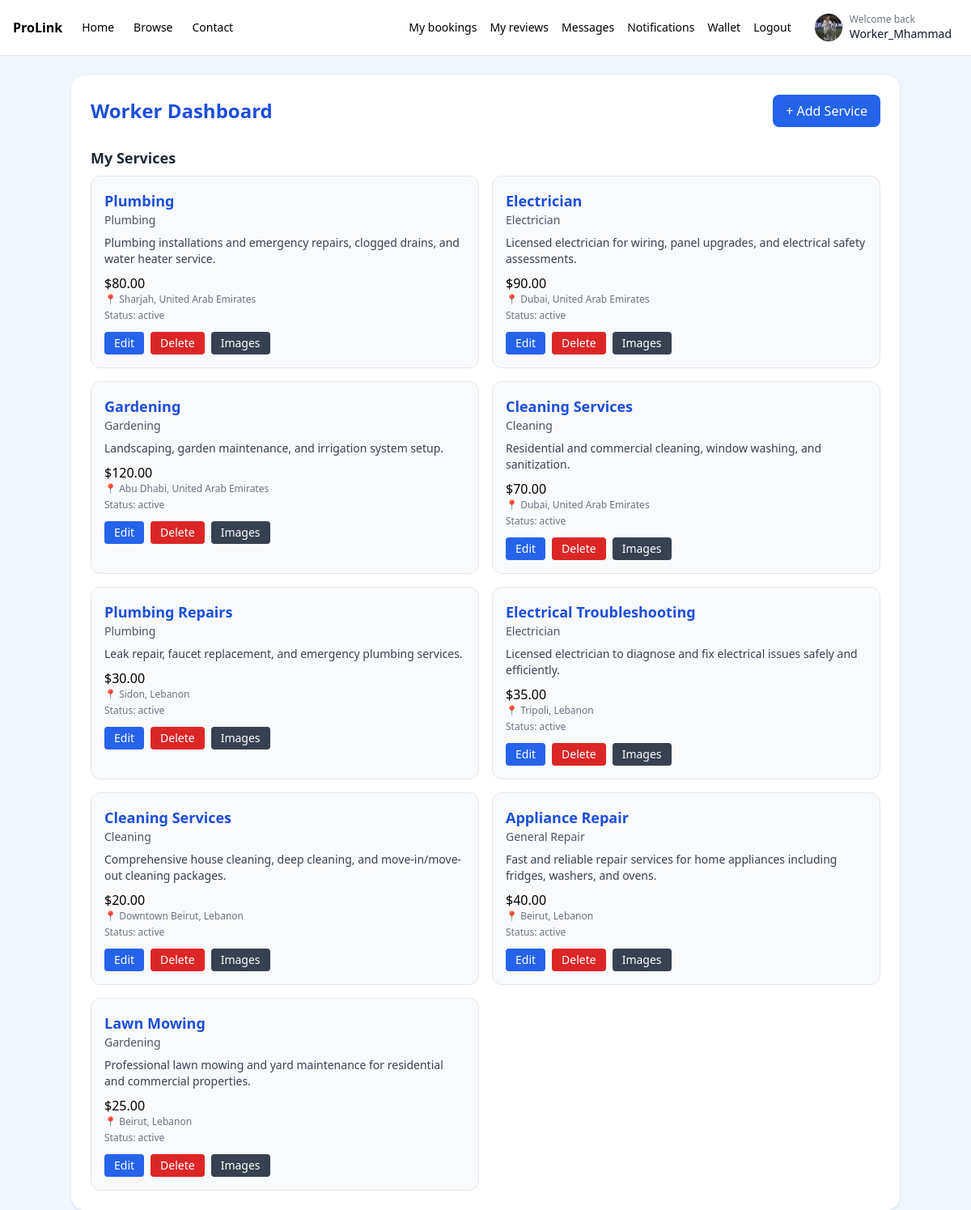
The page /dashboard/worker-dashboard.php (signed in) on the database its author committed.
### tables this page shows
CREATE TABLE `workers` (
  `worker_id` int(11) NOT NULL,
  `full_name` varchar(100) NOT NULL,
  `email` varchar(100) NOT NULL,
  `password` varchar(255) NOT NULL,
  `phone` varchar(20) DEFAULT NULL,
  `skill_category` varchar(100) DEFAULT NULL,
  `hourly_rate` decimal(10,2) DEFAULT NULL,
  `bio` text DEFAULT NULL,
  `rating` float DEFAULT 0,
  `created_at` timestamp NOT NULL DEFAULT current_timestamp(),
  `status` enum('active','inactive') DEFAULT 'active',
  `profile_image` varchar(255) DEFAULT NULL
);

CREATE TABLE `services` (
  `service_id` int(11) NOT NULL,
  `worker_id` int(11) NOT NULL,
  `title` varchar(150) NOT NULL,
  `description` text NOT NULL,
  `category` varchar(100) NOT NULL,
  `price` decimal(10,2) NOT NULL,
  `location` varchar(150) DEFAULT NULL,
  `status` enum('active','inactive') DEFAULT 'active',
  `created_at` timestamp NOT NULL DEFAULT current_timestamp()
);

### Lib/config.php (called while the page is built, shortened)
<?php
function url(string $path = ''): string {
  $path = '/' . ltrim($path, '/');
  $full = rtrim(BASE_URL, '/') . $path;
  return preg_replace('~(?<!:)//+~', '/', $full);
}

### dashboard/worker-dashboard.php (the view, shortened to what this page needs)
<?php
require_once __DIR__ . '/../Lib/config.php';
$worker_id = (int)($_SESSION['worker_id'] ?? 0);
$services = $conn->prepare("SELECT service_id, title, category, description, price, location, status FROM services WHERE worker_id=? ORDER BY created_at DESC");
$services->bind_param('i', $worker_id);
$services->execute();
$svcRows = $services->get_result();
?>
<!doctype html>
<html lang="en">
<head>
  <script src="https://cdn.tailwindcss.com"></script>
</head>
<body class="bg-blue-50 min-h-screen">
<?php require_once __DIR__ . '/../partials/navbar.php'; ?>
<div class="max-w-5xl mx-auto mt-6 bg-white rounded-2xl shadow p-6">
  <div class="flex items-center justify-between">
    <h1 class="text-2xl font-bold text-blue-700">Worker Dashboard</h1>
    <a href="<?= url('/worker/add-service.php') ?>" class="px-4 py-2 bg-blue-600 text-white rounded-lg">+ Add Service</a>
  </div>
  <h2 class="mt-6 mb-2 text-lg font-semibold text-gray-800">My Services</h2>
  <?php if ($svcRows->num_rows > 0): ?>
    <div class="grid md:grid-cols-2 gap-4">
      <?php while ($s = $svcRows->fetch_assoc()): ?>
        <div class="border border-gray-200 rounded-xl p-4 bg-gray-50">
          <a href="<?= url('/service.php?id=' . $s['service_id']) ?>" class="text-lg font-semibold text-blue-700 hover:underline">
            <?= htmlspecialchars($s['title']) ?>
          </a>
          <p class="text-sm text-gray-600"><?= htmlspecialchars($s['category']) ?></p>
          <p class="mt-2 text-sm text-gray-700"><?= htmlspecialchars($s['description']) ?></p>
          <p class="mt-2 font-medium">$<?= htmlspecialchars($s['price']) ?></p>
          <p class="text-xs text-gray-500">📍 <?= htmlspecialchars($s['location'] ?: 'Not specified') ?></p>
          <p class="text-xs text-gray-500 mt-1">Status: <?= htmlspecialchars($s['status']) ?></p>
          <div class="mt-3 flex flex-wrap gap-2">
            <a href="<?= url('/worker/edit-service.php?id=' . $s['service_id']) ?>" class="px-3 py-1 bg-blue-600 text-white rounded text-sm">Edit</a>
            <a href="<?= url('/worker/delete-service.php?id=' . $s['service_id']) ?>" class="px-3 py-1 bg-red-600 text-white rounded text-sm" onclick="return confirm('Delete this service?')">Delete</a>
            <a href="<?= url('/worker/service-images.php?service_id=' . $s['service_id']) ?>" class="px-3 py-1 bg-gray-700 text-white rounded text-sm">Images</a>
          </div>
        </div>
      <?php endwhile; ?>
    </div>
  <?php else: ?>
    <p class="text-gray-600">No services yet.</p>
  <?php endif; ?>
</div>
</body>
</html>

### partials/navbar.php (shortened to what this page needs)
<?php
$root = dirname(__DIR__);
$baseUrl = defined('BASE_URL') ? rtrim((string)BASE_URL, '/') : '/Prolink';
if (!function_exists('h')) {
  function h($v): string {
    return htmlspecialchars((string)($v ?? ''), ENT_QUOTES, 'UTF-8');
  }
}
if (!function_exists('initials_from_name')) {
  function initials_from_name(string $name): string {
    $name = trim(str_replace('_', ' ', $name));
    $parts = preg_split('/\s+/', $name);
    $ini = '';
    foreach ($parts as $p) {
      $p = trim($p);
      $ini .= function_exists('mb_substr') ? mb_strtoupper(mb_substr($p, 0, 1)) : strtoupper(substr($p, 0, 1));
      $len = function_exists('mb_strlen') ? mb_strlen($ini) : strlen($ini);
      if ($len >= 2) break;
    }
    return $ini !== '' ? $ini : 'U';
  }
}
if (!function_exists('prolink_profile_image_from_db')) {
  function prolink_profile_image_from_db(?string $relPath, string $baseUrl, string $root): ?string {
    $relPath = trim((string)$relPath);
    $relPath = ltrim($relPath, '/');
    $fs = $root . '/' . $relPath;
    return $baseUrl . '/' . $relPath . '?v=' . @filemtime($fs);
  }
}
?>
<nav class="bg-white border-b">
  <div class="max-w-7xl mx-auto px-4 py-3 flex items-center justify-between">
    <div class="flex items-center gap-6">
      <a href="<?= h($baseUrl) ?>/" class="font-bold">ProLink</a>
      <a href="<?= h($baseUrl) ?>/" class="text-sm">Home</a>
      <a href="<?= h($baseUrl) ?>/browse.php" class="text-sm">Browse</a>
      <a href="<?= h($baseUrl) ?>/pages/contact.php" class="text-sm">Contact</a>
    </div>
    <div class="flex items-center gap-4">
      <?php if (!empty($_SESSION['user_id'])): ?>
        <?php
          $uid = (int)$_SESSION['user_id'];
          $displayName = 'User';
          $profileImageRel = null;
          $hasImgCol = (function_exists('col_exists') && isset($conn) && ($conn instanceof mysqli))
            ? col_exists($conn, 'users', 'profile_image')
            : false;
          if (isset($conn) && ($conn instanceof mysqli)) {
            if ($hasImgCol) {
              $st = @$conn->prepare('SELECT full_name, profile_image FROM users WHERE user_id=? LIMIT 1');
            } else {
              $st = @$conn->prepare('SELECT full_name FROM users WHERE user_id=? LIMIT 1');
            }
            if ($st) {
              @$st->bind_param('i', $uid);
              @$st->execute();
              $res = @$st->get_result();
              $row = $res ? $res->fetch_assoc() : null;
              if (!empty($row['full_name'])) $displayName = (string)$row['full_name'];
              if ($hasImgCol && !empty($row['profile_image'])) $profileImageRel = (string)$row['profile_image'];
              @$st->close();
            }
          }
          $imgUrl = prolink_profile_image_from_db($profileImageRel, $baseUrl, $root);
          if (!$imgUrl) {
            $imgUrl = prolink_profile_image_legacy('user', $uid, $baseUrl, $root);
          }
          $initials = initials_from_name($displayName);
        ?>
        <a class="text-sm" href="<?= h($baseUrl) ?>/user/my-bookings.php">My bookings</a>
        <a class="text-sm" href="<?= h($baseUrl) ?>/user/user-messages.php">Messages</a>
        <a class="text-sm" href="<?= h($baseUrl) ?>/user/notifications.php">Notifications</a>
        <a class="text-sm" href="<?= h($baseUrl) ?>/user/wallet.php">Wallet</a>
        <a class="text-sm" href="<?= h($baseUrl) ?>/user/my-reviews.php">My reviews</a>
        <a class="text-sm" href="<?= h($baseUrl) ?>/auth/logout.php">Logout</a>
        <a href="<?= h($baseUrl) ?>/user/profile.php"
           class="flex items-center gap-2 ml-1 px-2 py-1 rounded-full hover:bg-gray-50"
           title="Edit profile">
          <?php if (!empty($imgUrl)): ?>
            <img src="<?= h($imgUrl) ?>" alt="Profile" class="w-9 h-9 rounded-full object-cover border" />
          <?php else: ?>
            <div class="w-9 h-9 rounded-full bg-blue-600 text-white flex items-center justify-center text-xs font-semibold">
              <?= h($initials) ?>
            </div>
          <?php endif; ?>
          <div class="hidden md:block leading-tight">
            <div class="text-xs text-gray-500">Welcome back</div>
            <div class="text-sm font-medium text-gray-900 max-w-[180px] truncate"><?= h($displayName) ?></div>
          </div>
        </a>
      <?php elseif (!empty($_SESSION['worker_id'])): ?>
        <?php
          $wid = (int)$_SESSION['worker_id'];
          $displayName = $_SESSION['worker_name'] ?? 'Worker';
          $profileImageRel = null;
          $hasImgCol = (function_exists('col_exists') && isset($conn) && ($conn instanceof mysqli))
            ? col_exists($conn, 'workers', 'profile_image')
            : false;
          if (isset($conn) && ($conn instanceof mysqli)) {
            if ($hasImgCol) {
              $st = @$conn->prepare('SELECT full_name, profile_image FROM workers WHERE worker_id=? LIMIT 1');
            } else {
              $st = @$conn->prepare('SELECT full_name FROM workers WHERE worker_id=? LIMIT 1');
            }
            if ($st) {
              @$st->bind_param('i', $wid);
              @$st->execute();
              $res = @$st->get_result();
              $row = $res ? $res->fetch_assoc() : null;
              if (!empty($row['full_name'])) $displayName = (string)$row['full_name'];
              if ($hasImgCol && !empty($row['profile_image'])) $profileImageRel = (string)$row['profile_image'];
            }
          }
          $imgUrl = prolink_profile_image_from_db($profileImageRel, $baseUrl, $root);
          $initials = initials_from_name((string)$displayName);
        ?>
        <a class="text-sm" href="<?= h($baseUrl) ?>/worker/bookings.php">My bookings</a>
        <a class="text-sm" href="<?= h($baseUrl) ?>/worker/reviews.php">My reviews</a>
        <a class="text-sm" href="<?= h($baseUrl) ?>/worker/messages.php">Messages</a>
        <a class="text-sm" href="<?= h($baseUrl) ?>/worker/notifications.php">Notifications</a>
        <a class="text-sm" href="<?= h($baseUrl) ?>/worker/wallet.php">Wallet</a>
        <a class="text-sm" href="<?= h($baseUrl) ?>/auth/logout.php">Logout</a>
        <a href="<?= h($baseUrl) ?>/worker/profile.php"
           class="flex items-center gap-2 ml-1 px-2 py-1 rounded-full hover:bg-gray-50"
           title="Edit profile">
          <?php if (!empty($imgUrl)): ?>
            <img src="<?= h($imgUrl) ?>" alt="Profile" class="w-9 h-9 rounded-full object-cover border" />
          <?php else: ?>
            <div class="w-9 h-9 rounded-full bg-blue-600 text-white flex items-center justify-center text-xs font-semibold">
              <?= h($initials) ?>
            </div>
          <?php endif; ?>
          <div class="hidden md:block leading-tight">
            <div class="text-xs text-gray-500">Welcome back</div>
            <div class="text-sm font-medium text-gray-900 max-w-[180px] truncate"><?= h((string)$displayName) ?></div>
          </div>
        </a>
      <?php elseif (!empty($_SESSION['admin_id'])): ?>
        <a class="text-sm" href="<?= h($baseUrl) ?>/admin/view-notifications.php">Notifications</a>
        <a class="text-sm" href="<?= h($baseUrl) ?>/auth/logout.php">Logout</a>
      <?php else: ?>
        <a class="text-sm" href="<?= h($baseUrl) ?>/auth/login.php">Login</a>
        <a class="text-sm bg-blue-600 text-white px-3 py-1 rounded" href="<?= h($baseUrl) ?>/auth/register.php">Sign up</a>
      <?php endif; ?>
    </div>
  </div>
</nav>

### rows shown on the page
workers: profile_image (picture), full_name "Worker_Mhammad"
services: title "Plumbing", category "Plumbing", description "Plumbing installations and emergency repairs, clogged drains, and water heater service.", price "80.00", location "Sharjah, United Arab Emirates", status "active"
services: title "Electrician", category "Electrician", description "Licensed electrician for wiring, panel upgrades, and electrical safety assessments.", price "90.00", location "Dubai, United Arab Emirates", status "active"
services: title "Gardening", category "Gardening", description "Landscaping, garden maintenance, and irrigation system setup.", price "120.00", location "Abu Dhabi, United Arab Emirates", status "active"
services: title "Cleaning Services", category "Cleaning", description "Residential and commercial cleaning, window washing, and sanitization.", price "70.00", location "Dubai, United Arab Emirates", status "active"
services: title "Plumbing Repairs", category "Plumbing", description "Leak repair, faucet replacement, and emergency plumbing services.", price "30.00", location "Sidon, Lebanon", status "active"
services: title "Electrical Troubleshooting", category "Electrician", description "Licensed electrician to diagnose and fix electrical issues safely and efficiently.", price "35.00", location "Tripoli, Lebanon", status "active"
services: title "Cleaning Services", category "Cleaning", description "Comprehensive house cleaning, deep cleaning, and move-in/move-out cleaning packages.", price "20.00", location "Downtown Beirut, Lebanon", status "active"
services: title "Appliance Repair", category "General Repair", description "Fast and reliable repair services for home appliances including fridges, washers, and ovens.", price "40.00", location "Beirut, Lebanon", status "active"
services: title "Lawn Mowing", category "Gardening", description "Professional lawn mowing and yard maintenance for residential and commercial properties.", price "25.00", location "Beirut, Lebanon", status "active"
